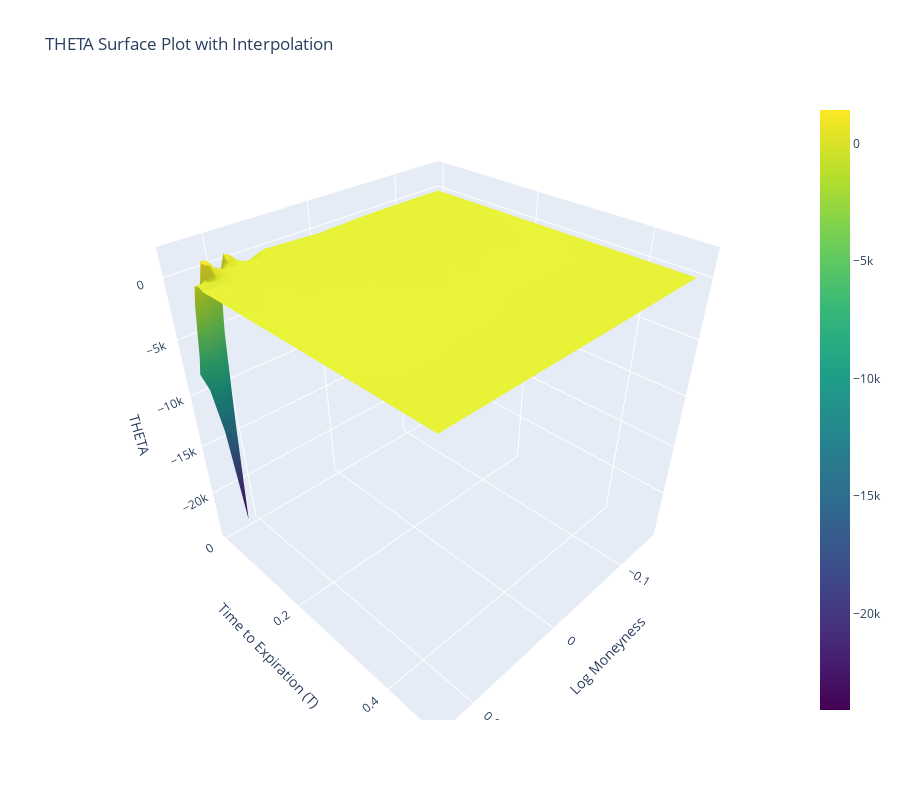

The notebook cell this image was saved under:
### Code cell
plot_greeks_surface(df_greeks, greek = 'theta')

### Figure 1 — Plotly figure (JSON) as saved in the notebook; plotly's stock layout.template omitted (floating-point values rounded to 4 significant figures; data arrays with more than 128 entries replaced by an {"elided": "..."} marker saying what was removed)
{"data": [{"colorscale": [[0, "#440154"], [0.1111, "#482878"], [0.2222, "#3e4989"], [0.3333, "#31688e"], [0.4444, "#26828e"], [0.5556, "#1f9e89"], [0.6667, "#35b779"], [0.7778, "#6ece58"], [0.8889, "#b5de2b"], [1, "#fde725"]], "connectgaps": true, "type": "surface", "x": {"elided": "50x50 float values"}, "y": {"elided": "50x50 float values"}, "z": {"elided": "50x50 float values"}}], "layout": {"height": 800, "scene": {"xaxis": {"title": {"text": "Log Moneyness"}}, "yaxis": {"title": {"text": "Time to Expiration (T)"}}, "zaxis": {"title": {"text": "THETA"}}}, "title": {"text": "THETA Surface Plot with Interpolation"}, "width": 900}}
